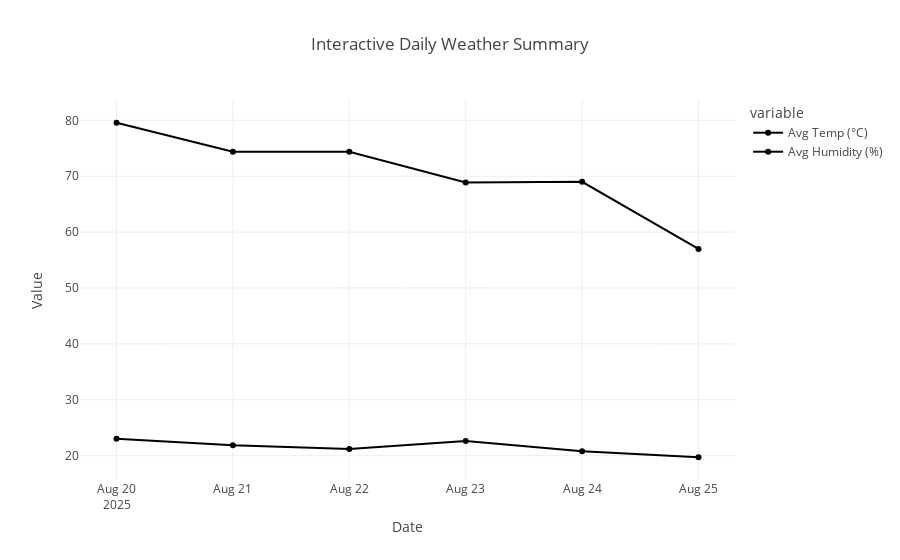

The notebook cell this image was saved under:
### Markdown cell above
### Main Function

### Code cell
def main():
    location = get_user_location()

    print("\n Fetching current weather...")
    current_weather = fetch_current_weather(location)
    if current_weather is not None:
        print(current_weather)

    print("\n Fetching 5-day forecast...")
    forecast = fetch_forecast(location)
    if forecast is not None:
        print("\n Forecast Preview:")
        print(forecast.head())

        print("\n Daily Summary:")
        summary = summarize_forecast(forecast)
        display_summary_styled(summary)
        # display_summary(summary)
      
# Run the program
if __name__ == "__main__":
    main()

### Figure 1 — Plotly figure (JSON) as saved in the notebook; plotly's stock layout.template omitted (floating-point values rounded to 4 significant figures)
{"data": [{"hovertemplate": "variable=Avg Temp (°C)<br>Date=%{x}<br>value=%{y}<extra></extra>", "legendgroup": "Avg Temp (°C)", "line": {"color": "#000001", "dash": "solid"}, "marker": {"symbol": "circle"}, "mode": "lines+markers", "name": "Avg Temp (°C)", "orientation": "v", "showlegend": true, "type": "scatter", "x": ["2025-08-20", "2025-08-21", "2025-08-22", "2025-08-23", "2025-08-24", "2025-08-25"], "xaxis": "x", "y": [23.02, 21.86, 21.2, 22.63, 20.77, 19.71], "yaxis": "y"}, {"hovertemplate": "variable=Avg Humidity (%)<br>Date=%{x}<br>value=%{y}<extra></extra>", "legendgroup": "Avg Humidity (%)", "line": {"color": "#000002", "dash": "solid"}, "marker": {"symbol": "circle"}, "mode": "lines+markers", "name": "Avg Humidity (%)", "orientation": "v", "showlegend": true, "type": "scatter", "x": ["2025-08-20", "2025-08-21", "2025-08-22", "2025-08-23", "2025-08-24", "2025-08-25"], "xaxis": "x", "y": [79.57, 74.38, 74.38, 68.88, 69.0, 57.0], "yaxis": "y"}], "layout": {"legend": {"title": {"text": "variable"}, "tracegroupgap": 0}, "title": {"text": "Interactive Daily Weather Summary"}, "xaxis": {"anchor": "y", "domain": [0, 1], "title": {"text": "Date"}}, "yaxis": {"anchor": "x", "domain": [0, 1], "title": {"text": "Value"}}}}
